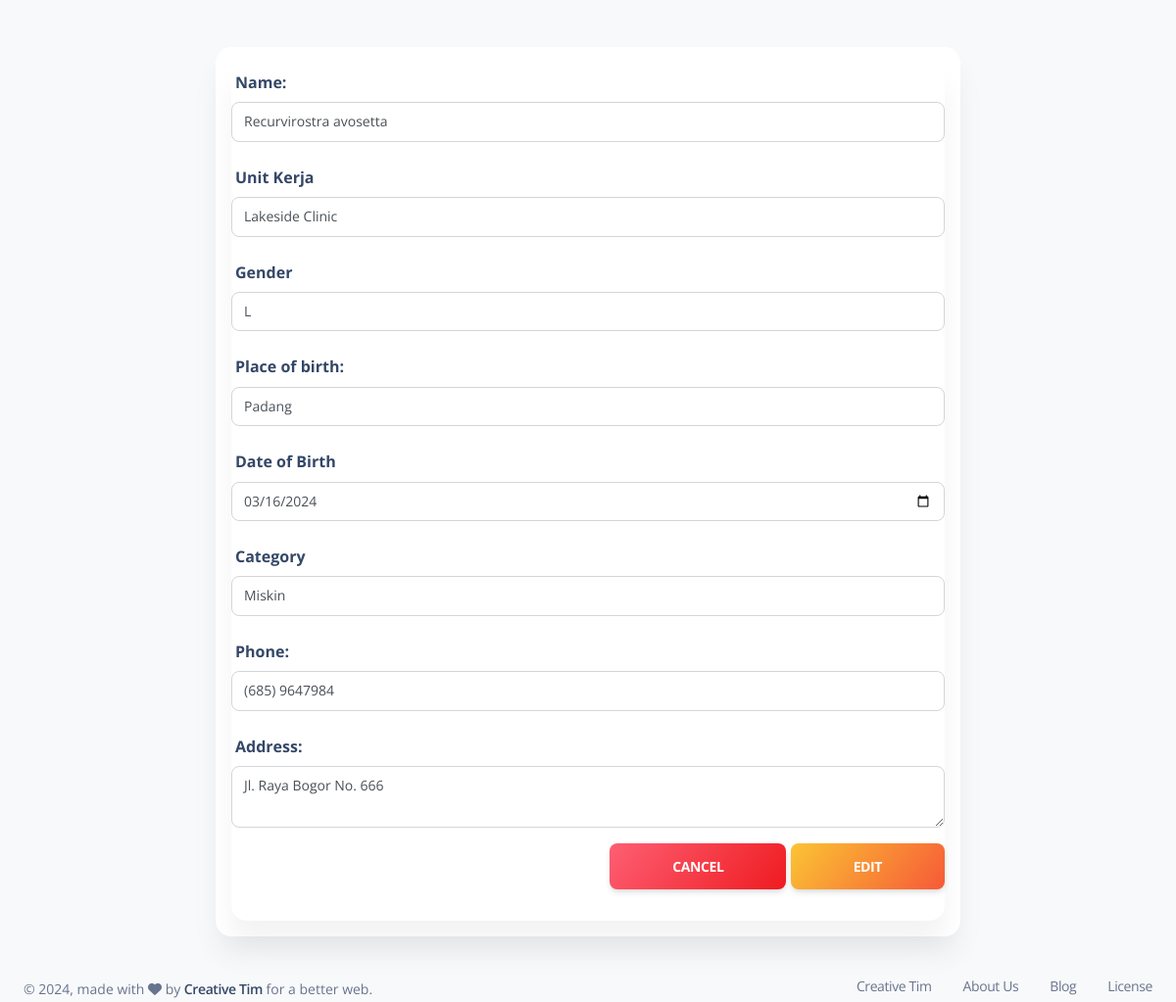
The page /edit-doctor.php?id=23 on the database its author committed.
### tables this page shows
CREATE TABLE paramedik (
	id INT auto_increment NOT NULL,
	nama varchar(45) NOT NULL,
	gender CHAR NOT NULL,
	tmp_lahir varchar(30) NOT NULL,
	tgl_lahir DATE NOT NULL,
	kategori ENUM('Cardiologist', 'Dermatologist', 'Pediatrician', 'Neurologist', 'Oncologist', 'Orthopedic Surgeon', 'Psychiatrist', 'Gastroenterologist', 'Ophthalmologist', 'Endocrinologist') NOT NULL,
	telpon VARCHAR(20) NOT NULL,
	alamat varchar(100) NOT NULL,
	unit_kerja_id INT NULL,
	CONSTRAINT paramedik_pk PRIMARY KEY (id)
);

### edit-doctor.php (the view, shortened to what this page needs)
<?php
  require_once('database/dbkoneksi.php');
  $sql = "SELECT paramedik.id AS id, paramedik.nama AS paramedik, gender, tmp_lahir, tgl_lahir, kategori, telpon, alamat, unit_kerja.id AS unit_kerja_id, unit_kerja.nama AS unit_kerja FROM paramedik JOIN unit_kerja ON unit_kerja.id  = paramedik.unit_kerja_id WHERE paramedik.id =" . $_GET['id'];
  $stmt = $dbh->query($sql);
  $doctors = $stmt->fetch();
  $sql2 = "SELECT * FROM unit_kerja";
  $unit_kerja = $dbh->query($sql2);
?>
<!DOCTYPE html>
<html lang="en">
<head>
  <link href="src/assets/css/nucleo-icons.css" rel="stylesheet" />
  <link href="src/assets/css/nucleo-svg.css" rel="stylesheet" />
  <link href="src/assets/css/nucleo-svg.css" rel="stylesheet" />
  <link id="pagestyle" href="src/assets/css/soft-ui-dashboard.css?v=1.0.7" rel="stylesheet" />
</head>
<body class="g-sidenav-show  bg-gray-100">
  <main class="main-content position-relative max-height-vh-100 h-100 border-radius-lg ">
    <div class="container-fluid py-4">
      <div class="row mt-4">
        <div class="col-lg-8 mx-auto mb-lg-0 mb-4">
          <div class="card z-index-2">
            <div class="card-body p-3">
              <div class="card">
              <form id="form" action="database/proses_paramedik.php?proses=edit&id=<?= $doctors['id'] ?>" method="post">
                <div class="form-group">
                    <label for="nama" class="col-form-label">Name:</label>
                    <input type="text" class="form-control" value="<?= $doctors['paramedik'] ?>" name="nama" id="nama">
                </div>
                <div class="form-group">
                    <label for="gender" class="col-form-label">Unit Kerja</label>
                    <select class="form-control" name="unit_kerja_id" id="unit_kerja">
                    <?php while($row2 = $unit_kerja->fetch()): ?>
                    <option value="<?= $row2['id'] ?>" <?= $row2['id'] == $doctors['unit_kerja_id'] ? 'selected' : '' ?>><?= $row2['nama'] ?></option>
                    <?php endwhile; ?>
                    </select>
                </div>
                <div class="form-group">
                    <label for="gender" class="col-form-label">Gender</label>
                    <select class="form-control" name="gender" id="gender">
                    <option value="L" <?= $doctors['gender'] == 'L' ? 'selected' : '' ?>>L</option>
                    </select>
                </div>
                <div class="form-group">
                    <label for="tmp_lahir" class="col-form-label">Place of birth:</label>
                    <input type="text" class="form-control" value="<?= $doctors['tmp_lahir'] ?>" name="tmp_lahir" id="tmp_lahir">
                </div>
                <div class="form-group">
                    <label for="tgl_lahir" class="col-form-label">Date of Birth</label>
                    <input class="form-control" type="date" value="<?= $doctors['tgl_lahir'] ?>" name="tgl_lahir" id="tgl_lahir">
                </div>
                <div class="form-group">
                    <label for="kategori" class="col-form-label">Category</label>
                    <select class="form-control" name="kategori" id="kategori">
                    <option <?= $doctors['kategori'] == 'Miskin' ? 'selected' : '' ?>>Miskin</option>
                    </select>
                </div>
                <div class="form-group">
                    <label for="telpon" class="col-form-label">Phone:</label>
                    <input type="text" class="form-control" value="<?= $doctors['telpon'] ?>" name="telpon" id="telpon">
                </div>
                <div class="form-group">
                    <label for="alamat" class="col-form-label">Address:</label>
                    <textarea class="form-control" name="alamat" id="alamat"><?= $doctors['alamat'] ?></textarea>
                </div>
                <div class="form-group" style="text-align: right;">
                    <a href="doctor-information.php" class="btn bg-gradient-danger btn-lg active ms-auto" role="button" aria-pressed="true">Cancel</a>
                    <button class="btn bg-gradient-warning btn-lg active" role="button" aria-pressed="true">Edit</button>
                </div>
            </form>
            </div>
              </div>
            </div>
          </div>
        </div>
      </div>
      <footer class="footer pt-3  ">
        <div class="container-fluid">
          <div class="row align-items-center justify-content-lg-between">
            <div class="col-lg-6 mb-lg-0 mb-4">
              <div class="copyright text-center text-sm text-muted text-lg-start">
                © ,
                made with <i class="fa fa-heart"></i> by
                <a href="https://www.creative-tim.com" class="font-weight-bold" target="_blank">Creative Tim</a>
                for a better web.
              </div>
            </div>
            <div class="col-lg-6">
              <ul class="nav nav-footer justify-content-center justify-content-lg-end">
                <li class="nav-item">
                  <a href="https://www.creative-tim.com" class="nav-link text-muted" target="_blank">Creative Tim</a>
                </li>
                <li class="nav-item">
                  <a href="https://www.creative-tim.com/presentation" class="nav-link text-muted" target="_blank">About Us</a>
                </li>
                <li class="nav-item">
                  <a href="https://www.creative-tim.com/blog" class="nav-link text-muted" target="_blank">Blog</a>
                </li>
                <li class="nav-item">
                  <a href="https://www.creative-tim.com/license" class="nav-link pe-0 text-muted" target="_blank">License</a>
                </li>
              </ul>
            </div>
          </div>
        </div>
      </footer>
  </main>
</body>
</html>

### rows shown on the page
paramedik: nama "Recurvirostra avosetta", gender "L", tmp_lahir "Padang", tgl_lahir "03/16/2024", telpon "(685) 9647984", alamat "Jl. Raya Bogor No. 666"

### other values the page prints
form field unit_kerja_id "Lakeside Clinic"
